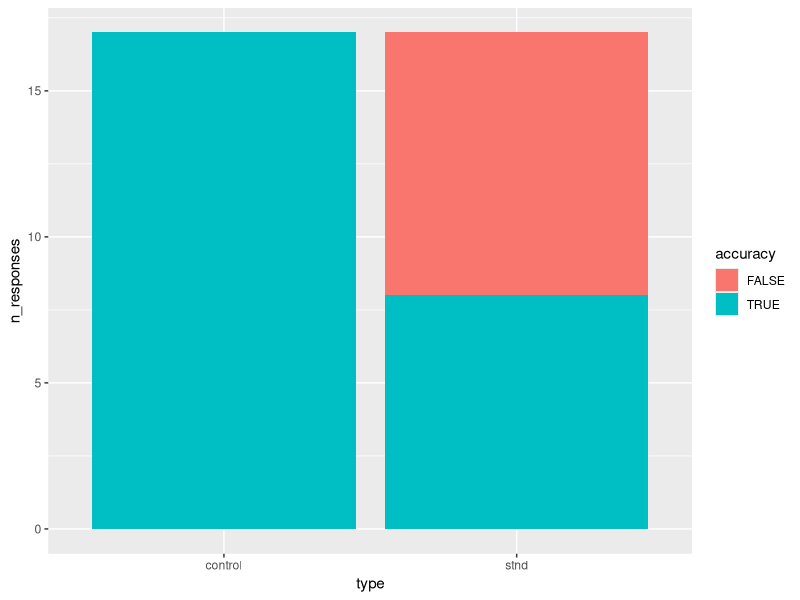
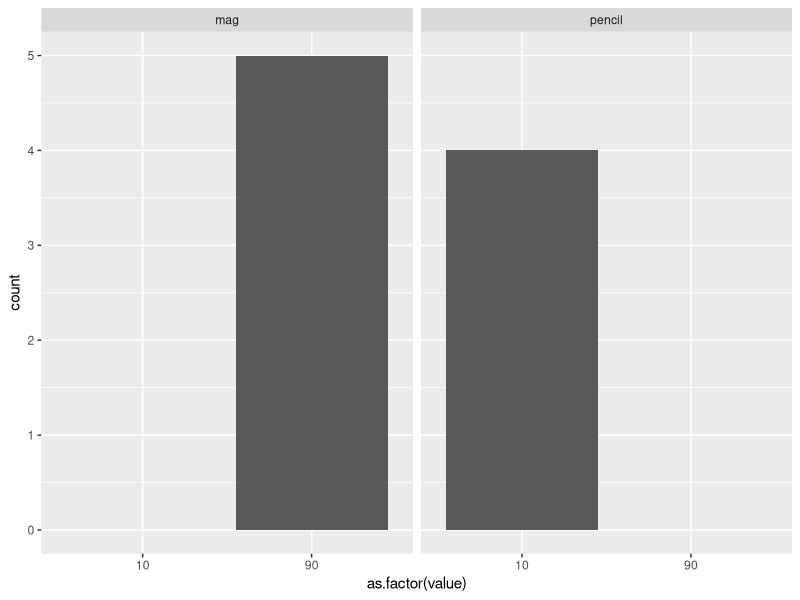

Source code (R) for these figures, in order:
## ---- chunk 1
library(tidyverse)
## ---- chunk 2
read_csv("CogSci412_DE1_data.csv")

## ---- chunk 3
de1 <- read_csv("CogSci412_DE1_data.csv") %>%
  filter(Progress == 100 & Status == "IP Address") %>%
  mutate(condition = case_when(is.na(FL_39_DO) == FALSE ~ FL_39_DO, # first case
                               is.na(FL_43_DO) == FALSE ~ FL_43_DO)) %>% # second case
  select(ResponseId,
         condition,
         familiarity = Q10, # new_name = old_name
         pencil_control = `Pencil Control`,
         pencil_control_conf = `Conf. Pencil Control`,
         mag_stnd = `Magazine Standard`,
         mag_stnd_conf = `Conf. Mag. Stand.`,
         mag_control = Magazine_Control,
         mag_control_conf = `Conf. Mag. Control`,
         pencil_stnd = Pencil_Standard,
         pencil_stnd_conf = `Conf. Pencil Stand.`) %>%
  
  filter(ResponseId != "R_5R9cvvcJ5vFulLe")

## ---- chunk 4
de1
## ---- chunk 5
de1_long <- de1 %>%
  pivot_longer(pencil_control:pencil_stnd_conf, 
               names_to = "old_column", 
               values_to = "value") 
## ---- chunk 6
de1_long_clean <- de1_long %>%
  filter(is.na(value) == FALSE) %>%

  separate(into = c("content", "type", "DV"),
           col = old_column) %>%
  
  mutate(DV = case_when(is.na(DV) == TRUE ~ "resp",
                        DV == "conf" ~ "conf"))
## ---- chunk 7
de1_long_clean %>%
  filter(DV == "resp") %>%
  distinct(value)

## ---- chunk 8
de1_analysis <- de1_long_clean %>%
  mutate(value = parse_number(value)) %>%
  mutate(value = case_when(value < 1 ~ value*100, 
                           value >= 1 ~ value)) %>% 
  
  mutate(correct_answer = case_when(content == "pencil" & type == "stnd" ~ 5,
                                   content == "pencil" & type == "control" ~ 10,
                                   content == "mag" & type == "stnd" ~ 45,
                                   content == "mag" & type == "control" ~ 90),
         
        
         accuracy = case_when(DV == "conf" ~ NA,
                              value == correct_answer ~ TRUE,
                              value != correct_answer ~ FALSE)
         )
## ---- chunk 9
de1_analysis %>%
  filter(DV == "resp") %>%
  group_by(type, accuracy) %>%
  summarise(n_responses = n()) %>%
  ggplot(aes(x = type, y = n_responses, fill = accuracy)) +
  geom_bar(stat = "identity")
## ---- chunk 10
de1_analysis %>%
  filter(DV == "resp" 
         & type == "stnd" 
         & accuracy == FALSE) %>% 
  ggplot(aes(x = as.factor(value))) + 
  geom_bar() +
  facet_grid(~content)
